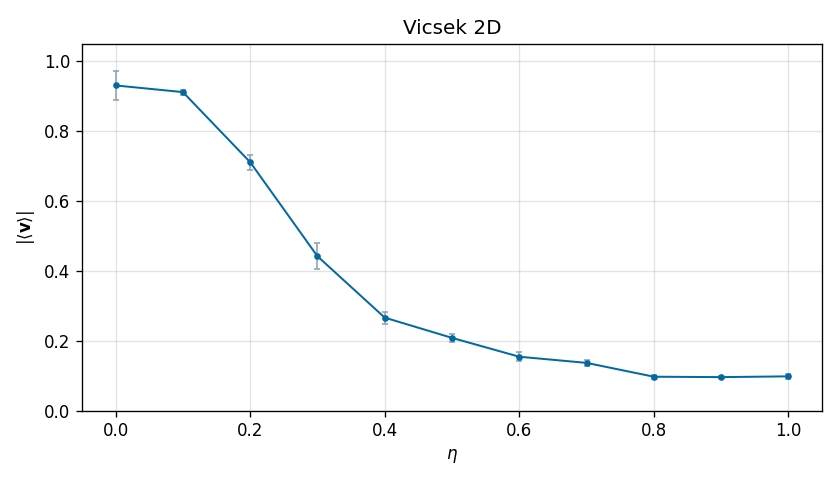

Python code for this plot:
#!/usr/bin/env python3
"""
2D Vicsek の秩序変数 vs ノイズ η を、ブラウザ版 viscek.html と同じ力学（餌なし）で計算します。

対応させている条件（デフォルト）
--------------------------------
- 周期境界の正方形 [0, L)^2（HTML の SZ に相当）
- 相互作用半径 R = 0.1 * L（viz. `const R = SZ * 0.1`）
- 速度 SPEED（ステップごとに位置更新）
- ノイズ: `new_angle += (rand - 0.5) * eta * 2*pi` と同じ幅の一様乱数加算
- **逐次更新**: agent 0→N-1 の順で、その時点の他粒子の状態を使う（JavaScript と同順）

グラフは「複数シードでの初期条件平均」と「緩和後の時間平均」を取ります。

デフォルトは「素早く形だけ見る」向けで総ステップはおおよそ 10^4 規模です。
本番の曲線には `--relax` / `--sample` / `--seeds` / `--eta-points` を十分大きくしてください。
"""

from __future__ import annotations

import argparse
import csv
from dataclasses import dataclass
from pathlib import Path

import numpy as np


@dataclass(frozen=True)
class Params:
    L: float = 400.0
    n_particles: int = 100
    speed: float = 1.8
    ratio_r_to_l: float = 0.1
    relax_steps: int = 100
    sample_steps: int = 100
    sample_stride: int = 10
    n_seeds: int = 8


def interaction_radius(params: Params) -> float:
    return params.ratio_r_to_l * params.L


def wrap_delta(delta: float, length: float) -> float:
    half = length * 0.5
    if delta > half:
        delta -= length
    elif delta < -half:
        delta += length
    return delta


def min_image(dx: np.ndarray, length: float) -> np.ndarray:
    """Periodic minimum-image wrap for displacement arrays."""
    return dx - length * np.round(dx / length)


def polar_order(mx: np.ndarray | float, my: np.ndarray | float) -> np.ndarray | float:
    """|⟨v⟩| = |(1/N) ∑_i v_i| with v_i = (cos θ_i, sin θ_i).

    mx, my must already be **means**: ⟨cos θ⟩, ⟨sin θ⟩ (e.g. from `np.cos(theta).mean()`).
    Do not pass raw sums here (use sum / N first).
    """
    return np.hypot(mx, my)


def simulate_one_eta(
    eta: float,
    rng: np.random.Generator,
    params: Params,
    on_step=None,
) -> float:
    """Return time-averaged polar order after relaxation.

    on_step: optional callback invoked after each integration step (for progress bars).
    """
    L = params.L
    speed = params.speed
    R = interaction_radius(params)
    r2 = R * R
    n = params.n_particles

    x = rng.random(n) * L
    y = rng.random(n) * L
    theta = rng.random(n) * (2 * np.pi)

    def step() -> None:
        """Matches viscek.html sequential in-place updates (same neighbor rule)."""
        for i in range(n):
            xi, yi = x[i], y[i]
            dx = min_image(x - xi, L)
            dy = min_image(y - yi, L)
            mask = dx * dx + dy * dy < r2
            mask[i] = False
            sx = float(np.cos(theta[i]) + np.cos(theta)[mask].sum())
            sy = float(np.sin(theta[i]) + np.sin(theta)[mask].sum())
            new_angle = np.arctan2(sy, sx)
            new_angle += (rng.random() - 0.5) * eta * (2 * np.pi)
            new_angle = np.arctan2(np.sin(new_angle), np.cos(new_angle))
            theta[i] = new_angle
            x[i] = (xi + np.cos(theta[i]) * speed + L) % L
            y[i] = (yi + np.sin(theta[i]) * speed + L) % L

    for _ in range(params.relax_steps):
        step()
        if on_step:
            on_step()

    vals: list[float] = []
    for s in range(params.sample_steps):
        step()
        if on_step:
            on_step()
        if (s + 1) % params.sample_stride != 0:
            continue
        mx = np.cos(theta).mean()
        my = np.sin(theta).mean()
        vals.append(float(polar_order(mx, my)))

    return float(np.mean(vals)) if vals else 0.0


def main() -> None:
    p = argparse.ArgumentParser(description="Vicsek phase curve (noise vs polar order)")
    p.add_argument("--L", type=float, default=400.0, help="Box side (matches typical viscek canvas SZ)")
    p.add_argument("--N", type=int, default=100, dest="n_particles", help="Particle count")
    p.add_argument("--speed", type=float, default=1.8)
    p.add_argument("--ratio-r", type=float, default=0.1, dest="ratio_r_to_l", help="R/L (HTML: 0.1)")
    p.add_argument("--relax", type=int, default=100, dest="relax_steps")
    p.add_argument("--sample", type=int, default=100, dest="sample_steps")
    p.add_argument("--stride", type=int, default=10, dest="sample_stride")
    p.add_argument("--seeds", type=int, default=8, dest="n_seeds")
    p.add_argument("--eta-min", type=float, default=0.0)
    p.add_argument("--eta-max", type=float, default=1.0)
    p.add_argument("--eta-points", type=int, default=11)
    p.add_argument("--out-prefix", type=str, default="vicsek_phase")
    p.add_argument("--no-progress", action="store_true", help="Disable tqdm step progress bar")
    args = p.parse_args()

    params = Params(
        L=args.L,
        n_particles=args.n_particles,
        speed=args.speed,
        ratio_r_to_l=args.ratio_r_to_l,
        relax_steps=args.relax_steps,
        sample_steps=args.sample_steps,
        sample_stride=args.sample_stride,
        n_seeds=args.n_seeds,
    )

    base = Path(__file__).resolve().parent
    eta_grid = np.linspace(args.eta_min, args.eta_max, args.eta_points)

    csv_path = base / f"{args.out_prefix}_data.csv"
    plot_path = base / f"{args.out_prefix}_plot.png"

    rows = []
    means = []
    stderr = []

    total_steps_one_run = params.relax_steps + params.sample_steps
    total_steps_all = int(len(eta_grid) * params.n_seeds * total_steps_one_run)

    tqdm_mod = None
    if not args.no_progress:
        try:
            from tqdm import tqdm as tqdm_mod
        except ImportError:
            tqdm_mod = None
            print("# Install `tqdm` (`pip install tqdm`) for step progress bar, or use --no-progress")

    pbar = None
    if tqdm_mod is not None:
        pbar = tqdm_mod(
            total=total_steps_all,
            unit="step",
            desc="Simulation steps",
            mininterval=0.2,
            smoothing=0.05,
        )

    print("# Params:", params)
    print("# eta_min..max:", args.eta_min, args.eta_max, "points:", args.eta_points)
    print("# Total integration steps:", total_steps_all)

    def on_step() -> None:
        if pbar:
            pbar.update(1)

    for eta in eta_grid:
        orders = []
        if pbar:
            pbar.set_postfix_str(f"η={eta:.3f}")
        for seed in range(params.n_seeds):
            rng = np.random.default_rng(seed * 100_003 + int(round(eta * 1e6)))
            orders.append(simulate_one_eta(float(eta), rng, params, on_step=on_step if pbar else None))
        m = float(np.mean(orders))
        se = float(np.std(orders, ddof=1) / np.sqrt(len(orders))) if len(orders) > 1 else 0.0
        means.append(m)
        stderr.append(se)
        rows.append(
            {
                "eta": float(eta),
                "polar_order_mean": m,
                "polar_order_stderr": se,
                "n_seeds": params.n_seeds,
                "relax_steps": params.relax_steps,
                "sample_steps": params.sample_steps,
                "sample_stride": params.sample_stride,
                "L": params.L,
                "N": params.n_particles,
                "speed": params.speed,
                "R_over_L": params.ratio_r_to_l,
            }
        )
        print(f"eta={eta:.4f}  <|v|>={m:.4f} +/- {se:.4f}")

    if pbar:
        pbar.close()

    with csv_path.open("w", newline="", encoding="utf-8") as fp:
        w = csv.DictWriter(fp, fieldnames=list(rows[0].keys()))
        w.writeheader()
        w.writerows(rows)

    try:
        import matplotlib.pyplot as plt

        fig, ax = plt.subplots(figsize=(7, 4), dpi=120)
        ax.errorbar(
            eta_grid,
            means,
            yerr=stderr,
            fmt="-o",
            markersize=3,
            linewidth=1.2,
            capsize=2,
            color="#0369a1",
            ecolor="#94a3b8",
            elinewidth=1,
        )
        ax.set_xlabel(r"$\eta$")
        ax.set_ylabel(r"$|\langle \mathbf{v} \rangle|$")
        ax.set_title("Vicsek 2D")
        ax.grid(True, alpha=0.35)
        ax.set_ylim(0, 1.05)
        fig.tight_layout()
        fig.savefig(plot_path)
        plt.close(fig)
        print("# Wrote:", csv_path)
        print("# Wrote:", plot_path)
    except ImportError:
        print("# matplotlib not installed; CSV only:", csv_path)


if __name__ == "__main__":
    main()
